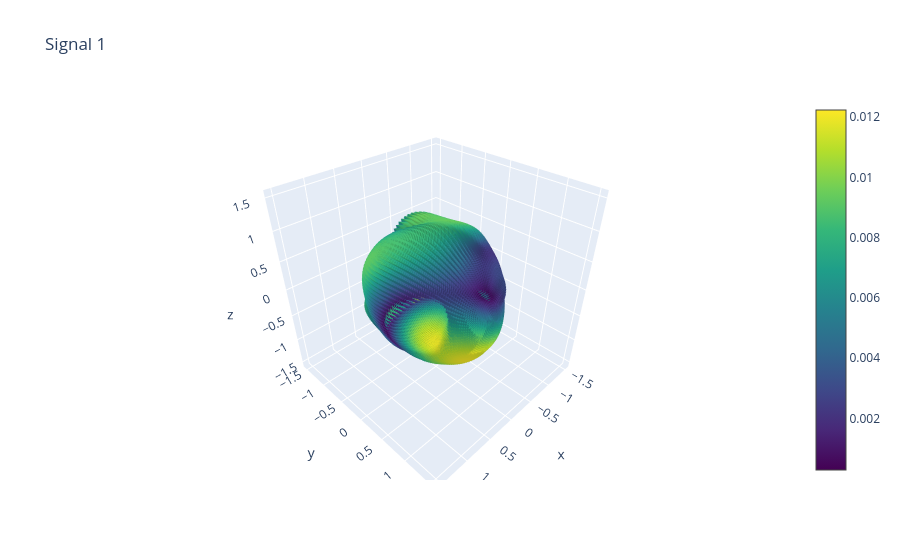

Source (notebook cell):
### Code cell
plot_vector_signal(sig_1, title="Signal 1")

### Figure 1 — Plotly figure (JSON) as saved in the notebook; plotly's stock layout.template omitted (floating-point values rounded to 4 significant figures; data arrays with more than 128 entries replaced by an {"elided": "..."} marker saying what was removed)
{"data": [{"colorscale": [[0, "#440154"], [0.1111, "#482878"], [0.2222, "#3e4989"], [0.3333, "#31688e"], [0.4444, "#26828e"], [0.5556, "#1f9e89"], [0.6667, "#35b779"], [0.7778, "#6ece58"], [0.8889, "#b5de2b"], [1, "#fde725"]], "hoverinfo": "skip", "showscale": true, "sizemode": "absolute", "sizeref": 5, "type": "cone", "u": {"elided": "9900 float values"}, "v": {"elided": "9900 float values"}, "w": {"elided": "9900 float values"}, "x": {"elided": "9900 float values"}, "y": {"elided": "9900 float values"}, "z": {"elided": "9900 float values"}}], "layout": {"title": {"text": "Signal 1"}}}
